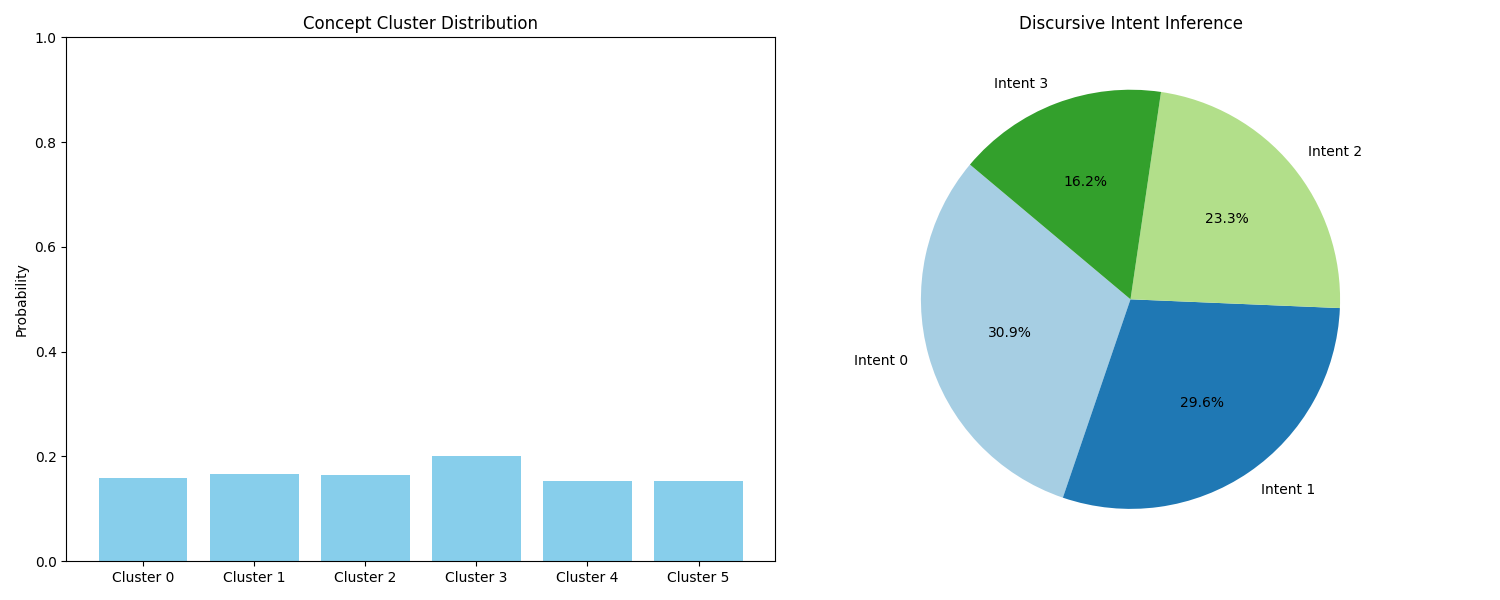

This figure's Python source:
import torch
import matplotlib.pyplot as plt
import numpy as np
from concept_routing import ConceptRoutingModel

def run_analysis():
    print("Running Concept Routing Analysis...")
    vocab_size = 100
    embed_dim = 64
    num_clusters = 6
    num_response_types = 4
    seq_len = 15

    model = ConceptRoutingModel(vocab_size, embed_dim, num_clusters, num_response_types)
    model.eval()

    tokens = torch.randint(0, vocab_size, (seq_len,))

    with torch.no_grad():
        output = model(tokens)
        cluster_probs = output["cluster_probs"].numpy()
        intent_probs = output["intent_probs"].numpy()

    fig, (ax1, ax2) = plt.subplots(1, 2, figsize=(15, 6))

    # Cluster Probs
    clusters = [f'Cluster {i}' for i in range(num_clusters)]
    ax1.bar(clusters, cluster_probs, color='skyblue')
    ax1.set_title('Concept Cluster Distribution')
    ax1.set_ylabel('Probability')
    ax1.set_ylim(0, 1)

    # Intent Probs
    intents = [f'Intent {i}' for i in range(num_response_types)]
    ax2.pie(intent_probs, labels=intents, autopct='%1.1f%%', startangle=140, colors=plt.cm.Paired.colors)
    ax2.set_title('Discursive Intent Inference')

    plt.tight_layout()
    plt.savefig("routing_analysis.png")
    print("Analysis complete. Visualization saved to routing_analysis.png")

if __name__ == "__main__":
    run_analysis()
